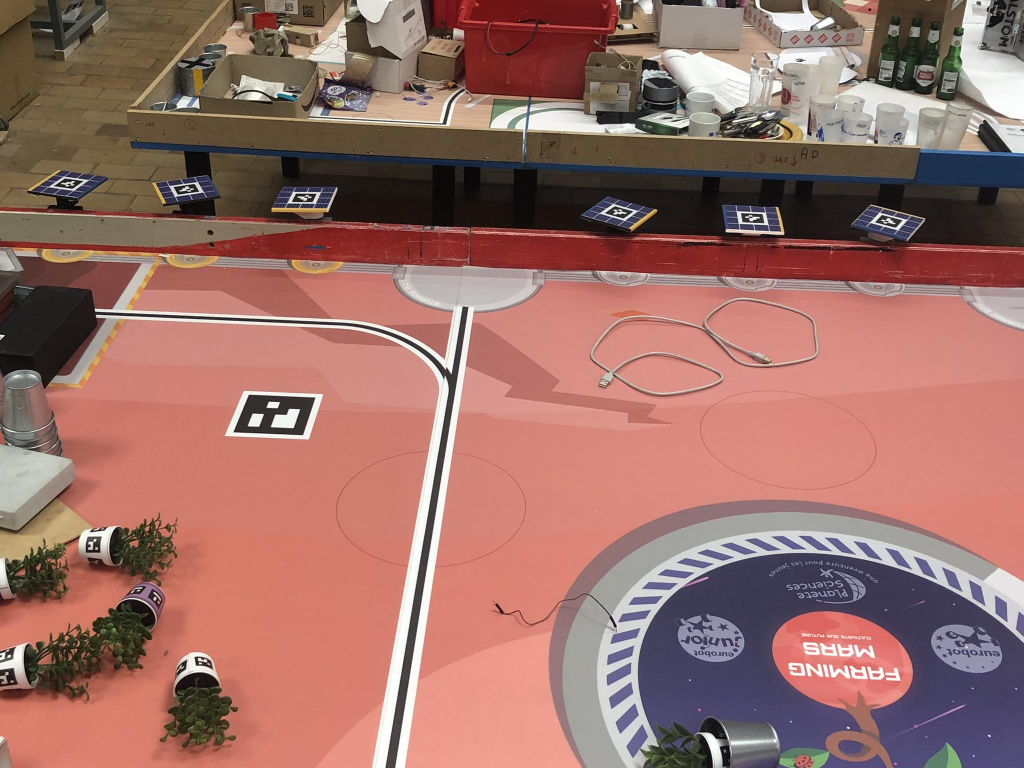
#> input picture ARUCO7.jpg, 2048 x 1536 px, found by its file name (shown at 1/2 size)
$ python Cam.py
#> lines starting #> are read from the running program, lines starting #| are printed output that depends on the picture; after the words box and inside, x2 and y2 are one past the last pixel; in counts of white or black regions, pixels touching at a corner belong together; long printed decimals are rounded
#> further down, image is the input picture: shape (1536, 2048, 3); mean B, G, R 104, 111.5, 155.2
# -*- coding: utf-8 -*-
"""
Created on Tue Dec 26 15:16:30 2023

@author: alex0
"""

import numpy as np
import cv2
from math import *

cropped = 0
thecase = 0
# angle pour les différents cas :  1x101 1x104  1x203 1x807 1x809 1x818
# 1 : point pour aucune des 2 équipes
# 2 : point pour les bleus
# 3 : point pour les 2 équipes
# 4 : point pour les jaunes
case1_ul = 35
case2_ul = 125
case3_ul = -145
case4_ul = -35

def findArucoMarkers(img, scale_percent, markerSize = 4, totalMarkers = 250, draw = True):
#> called with scale_percent = 30, markerSize = 4, totalMarkers = 250, draw = True
    dictionary = cv2.aruco.getPredefinedDictionary(cv2.aruco.DICT_4X4_250)
    parameters =  cv2.aruco.DetectorParameters()
    detector = cv2.aruco.ArucoDetector(dictionary, parameters)

    markerCorners, markerIds, rejectedCandidates = detector.detectMarkers(img)
#> markerCorners = 8 items; markerIds = [23, 47, 47, 47, 47, 47, 36, 47]; rejectedCandidates = 70 items
    #print(markerIds)
    #print(markerCorners)

    if draw:
        cv2.aruco.drawDetectedMarkers(img, markerCorners, markerIds)
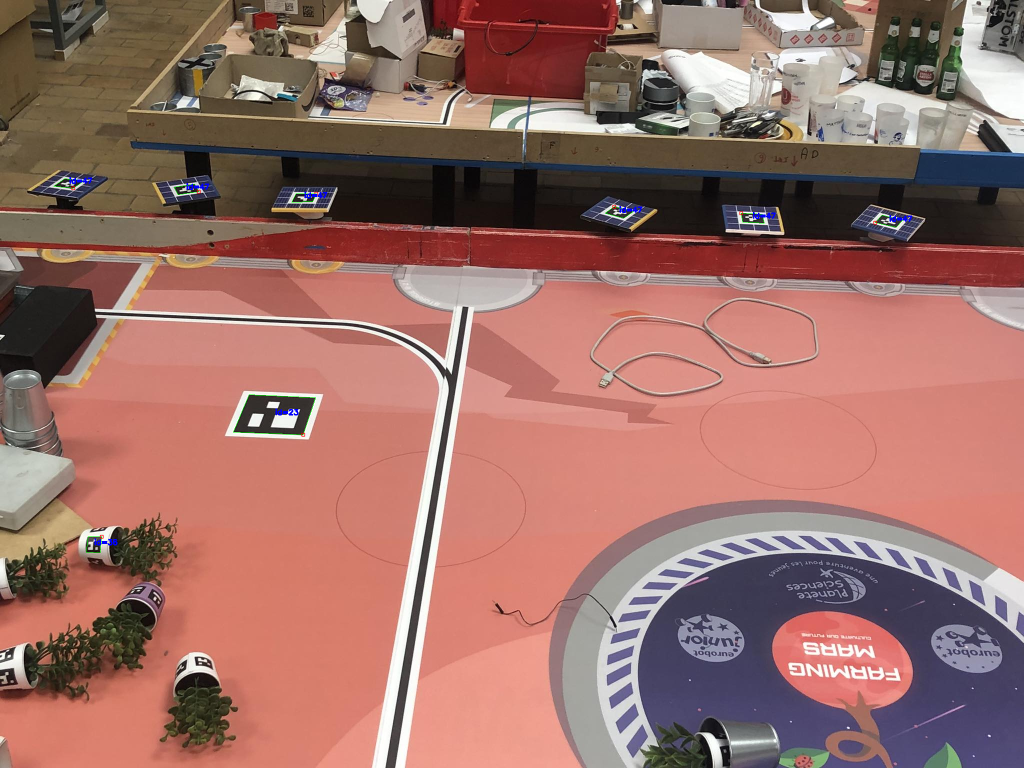
#> img: shape (1536, 2048, 3) (shown at 1/2 size); 0.13% of pixels changed, all inside (x1, y1, x2, y2) = (107, 354, 1825, 1106)
        cv2.imwrite("D:/Eurobot/Camera/ArucoDetected.jpg",img)
        Aruco_draw = cv2.aruco.drawDetectedMarkers(img.copy(), markerCorners, markerIds)
        width = int(image.shape[1] * scale_percent / 100)
#> width = 614
        height = int(image.shape[0] * scale_percent / 100)
#> height = 460
        dim = (width, height)
#> dim = (614, 460)
        Aruco_draw = cv2.resize(Aruco_draw, dim, interpolation = cv2.INTER_AREA)
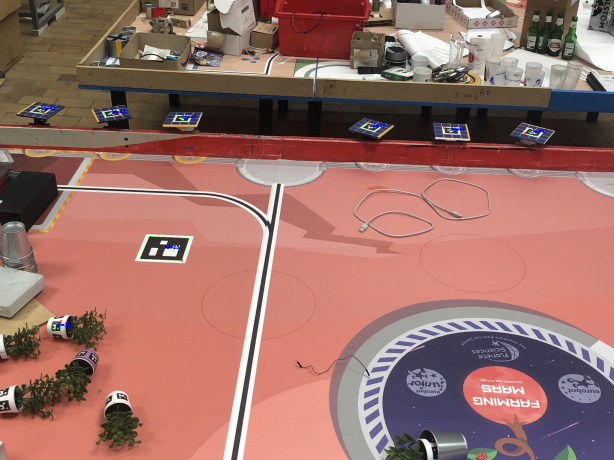
#> Aruco_draw: shape (460, 614, 3); mean B, G, R 104, 111.5, 155.1
        #cv2.imshow('Aruco draw',cv2.aruco.drawDetectedMarkers(img.copy(), markerCorners, markerIds))
        cv2.imshow('Aruco draw',Aruco_draw)
        cv2.waitKey(0)
        cv2.destroyAllWindows()
    return[markerCorners, markerIds]

image = cv2.imread("D:/Eurobot/Camera/Aruco7.jpg")
#print(image.shape[0]) #y : 1536
#print(image.shape[1]) #x : 2048

if cropped == 0 :
    arucoBoxes, ids = findArucoMarkers(image,scale_percent = 30) #sur toute l'image
#> arucoBoxes = 8 items; ids = [23, 47, 47, 47, 47, 47, 36, 47]
else :
    image_cropped1 = image[500:1500,0:850]
    image_cropped2 = image[500:1500,800:1500]
    cv2.imshow('image_cropped1',image_cropped1)
    cv2.waitKey(0)
    cv2.destroyAllWindows()
    cv2.imshow('image_cropped2',image_cropped2)
    cv2.waitKey(0)
    cv2.destroyAllWindows()

    arucoBoxes, ids = findArucoMarkers(image_cropped2,scale_percent = 40)

if ids is not None :

    nbr_detected = len(ids)
#> nbr_detected = 8
    Q = 0
    for i in range(nbr_detected) :
        if ids[i] == 47 :
            Q = Q+1
            print("QR code "+str(Q)+" : ")
            V_y = (((arucoBoxes[i])[0])[3])[1]-(((arucoBoxes[i])[0])[0])[1]
            V_x = (((arucoBoxes[i])[0])[3])[0]-(((arucoBoxes[i])[0])[0])[0]
            #print(V_x)
            #print(V_y)
            Norm_V = sqrt(pow(V_x,2)+pow(V_y,2))
            #print (Norm_V)
            theta = acos(-V_y/Norm_V)
            if (((arucoBoxes[i])[0])[0])[0] > (((arucoBoxes[i])[0])[3])[0] :
                theta = -theta
            theta = np.rad2deg(theta)
            print("angle : "+ str(theta))
            if theta <= case1_ul and theta >= case4_ul :
                thecase = 1
                print("cas 1 (point pour aucune équipe)")
            elif theta > case1_ul and theta <= case2_ul :
                thecase = 2
                print("cas 2 (point pour les bleus)")
            elif theta >case2_ul or theta <= case3_ul :
                thecase = 3
                print("cas = 3 (point pour les 2 équipes)")
            else  :
                thecase = 4

                print("cas = 4 (point pour les jaunes)")
#> this loop made 8 passes
#> (V_y, V_x, Norm_V, theta) on passes 2, 3, 4, 5, 6, 8: (-15, 22, 26.63, 55.71), (9, 42, 42.95, 102.1), (13, -18, 22.2, -125.8), (18, 3, 18.25, 170.5), (0, -40, 40, -90), (-15, -8, 17, -28.07)
#| angle : 55.713
#| angle : 102.095
#| angle : -125.838
#| angle : 170.538
#| angle : -90.0
#| angle : -28.072
#> after the loop, Q = 6

$ run again, with ARUCO1.jpg copied over ARUCO7.jpg
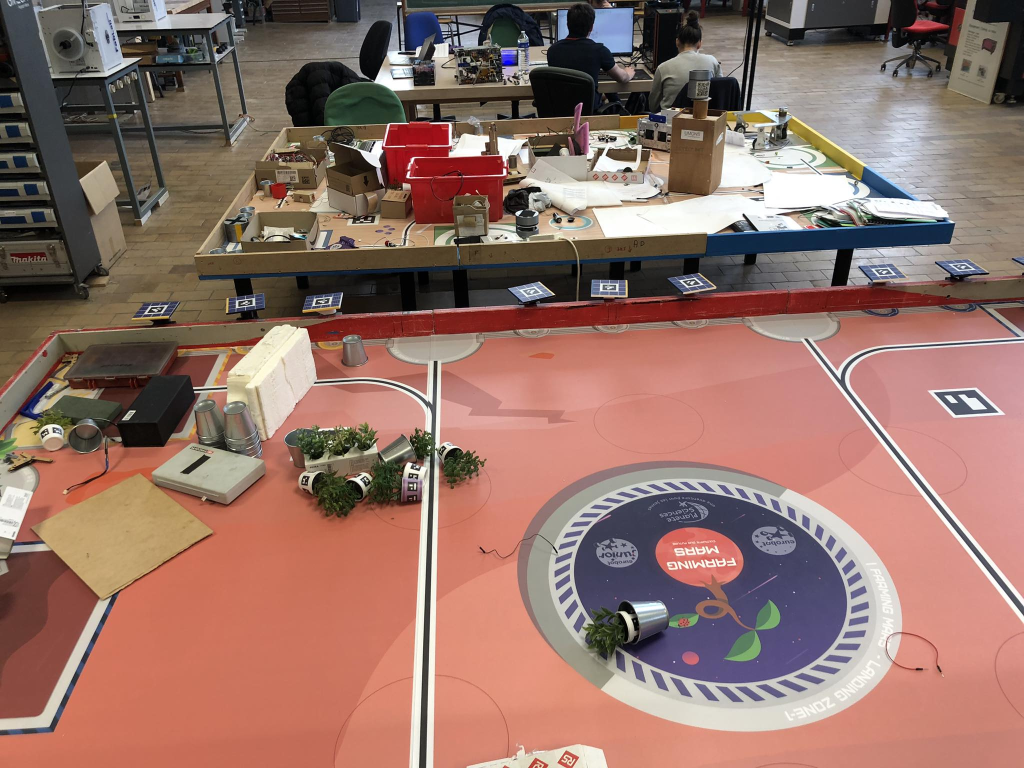
#> input picture ARUCO1.jpg, 2048 x 1536 px, found by its file name (shown at 1/2 size)
#> image is the input picture: shape (1536, 2048, 3); mean B, G, R 104.1, 113.7, 147.9
#> markerCorners = 10 items; markerIds = [22, 47, 47, 47, 47, 47, 13, 47, 47, 47]; rejectedCandidates = 97 items
#> in findArucoMarkers, `cv2.aruco.drawDetectedMarkers(img, markerCorners, markerIds)`:
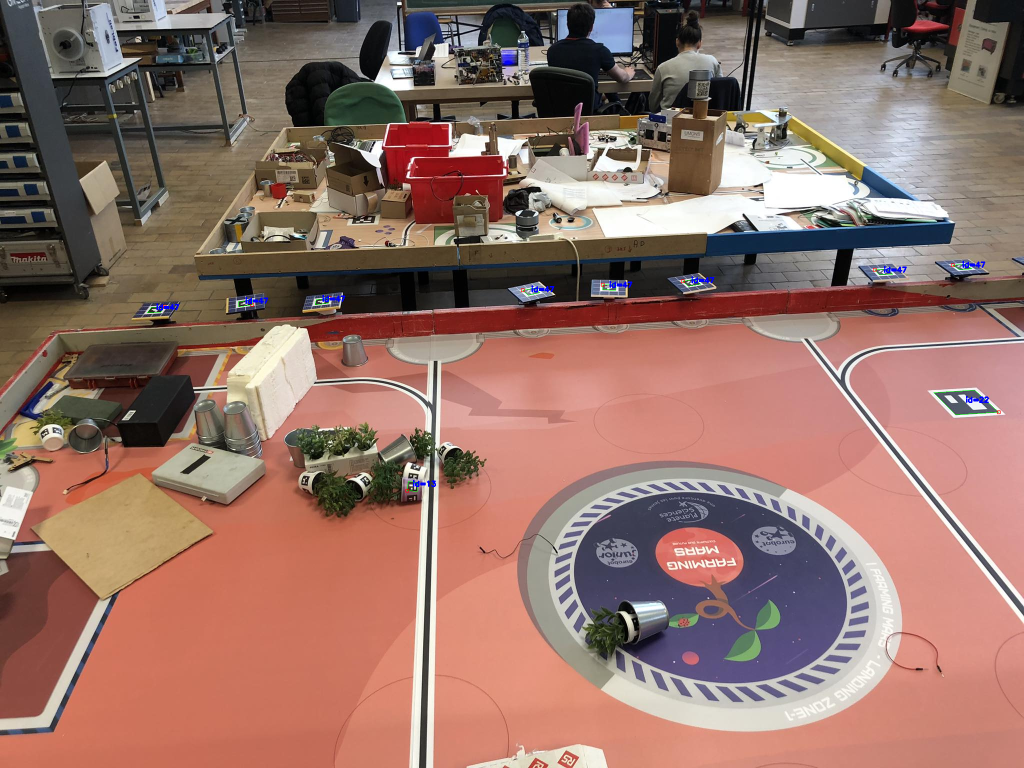
#> img: shape (1536, 2048, 3) (shown at 1/2 size); 0.14% of pixels changed, all inside (x1, y1, x2, y2) = (294, 522, 2002, 986)
#> in findArucoMarkers, `Aruco_draw = cv2.resize(Aruco_draw, dim, interpolation = cv2.INTER_AREA)`:
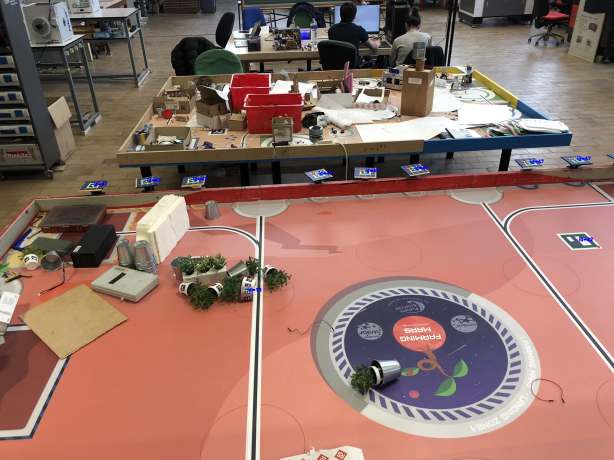
#> Aruco_draw: shape (460, 614, 3); mean B, G, R 104.1, 113.6, 147.8
#> arucoBoxes = 10 items; ids = [22, 47, 47, 47, 47, 47, 13, 47, 47, 47]
#> nbr_detected = 10
#> the loop `for i in range(nbr_detected) :` made 10 passes
#> (V_y, V_x, Norm_V, theta) on passes 2, 3, 4, 5, 6, 8, 9, 10: (9, 14, 16.64, 122.7), (1, -26, 26.02, -92.2), (10, 9, 13.45, 138), (10, 11, 14.87, 132.3), (10, 11, 14.87, 132.3), (-10, 0, 10, 0), (3, -27, 27.17, -96.34), (10, 0, 10, 180)
#> (printed output is left out)
#> after the loop `for i in range(nbr_detected) :`: Q = 8
